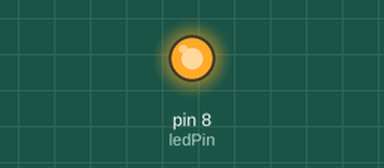
This sketch was run on a simulated Arduino Uno, built with avr-gcc and run on an emulated ATmega328P. Shown: output pins drawn as LEDs (lit = HIGH).

Above: at 0.1 s.
At 32.35 s:
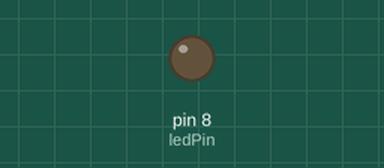
Timing chart, 0 to 40.0 s (numbered marks = the images above):
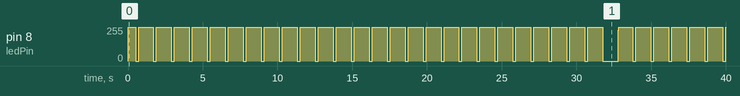

The sketch:

2.2-blink-uden-delay.ino
```cpp
int ledPin = 8;
int ledState = HIGH;

int currentTime;
int lastChange;
int delayTime = 500;

void setup() {
  // put your setup code here, to run once:
  pinMode(ledPin, OUTPUT);
}

void loop() {
  // put your main code here, to run repeatedly:

  currentTime = millis();

  if (currentTime > lastChange + delayTime) {
    //    ledState = !ledState;

    if (ledState == HIGH) {
      ledState = LOW;
      delayTime = 200;
    } else {
      ledState = HIGH;
      delayTime = 1000;
    }
    lastChange = millis();
  }

  digitalWrite(ledPin, ledState);
}
```

Measured:
- by itself, pin 8 (ledPin): 0/255 → 255/255 at 0.00 s, → 0/255 0.50 s later, → 255/255 0.20 s later, → 0/255 1.0 s later, … (68 changes in this stretch)
